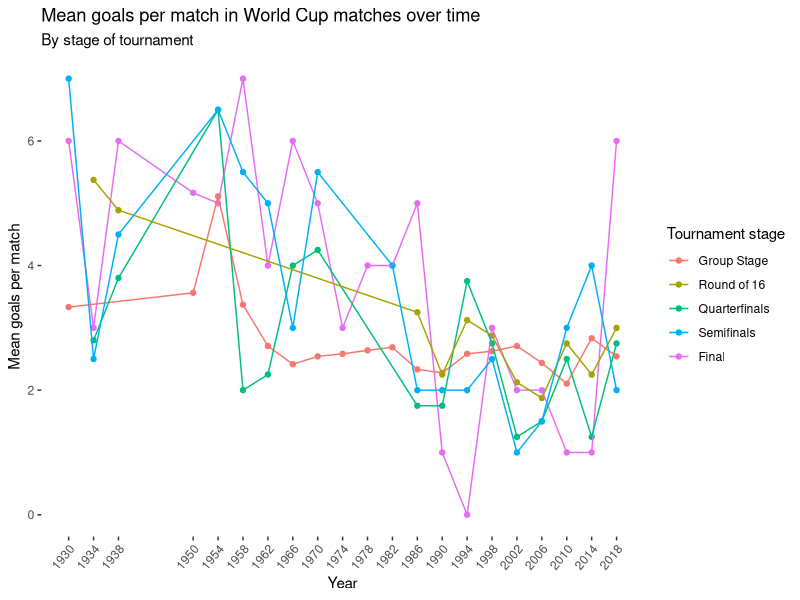
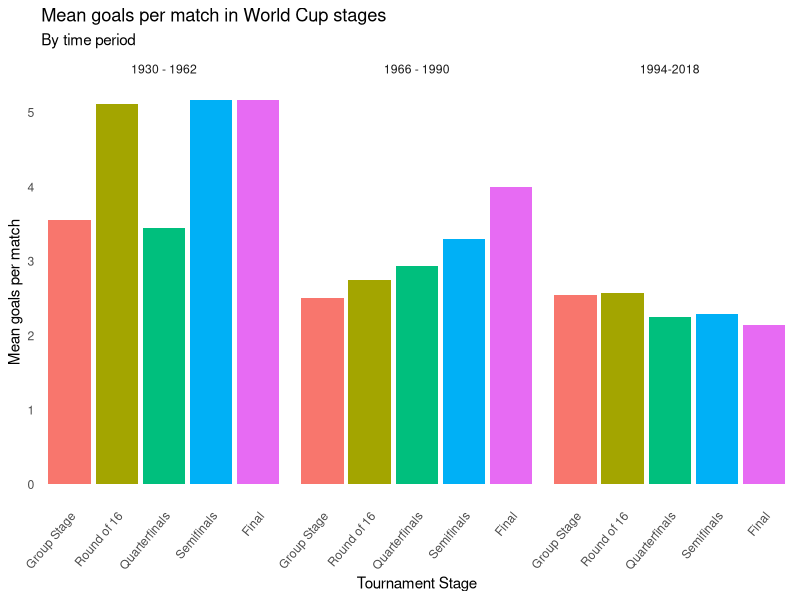
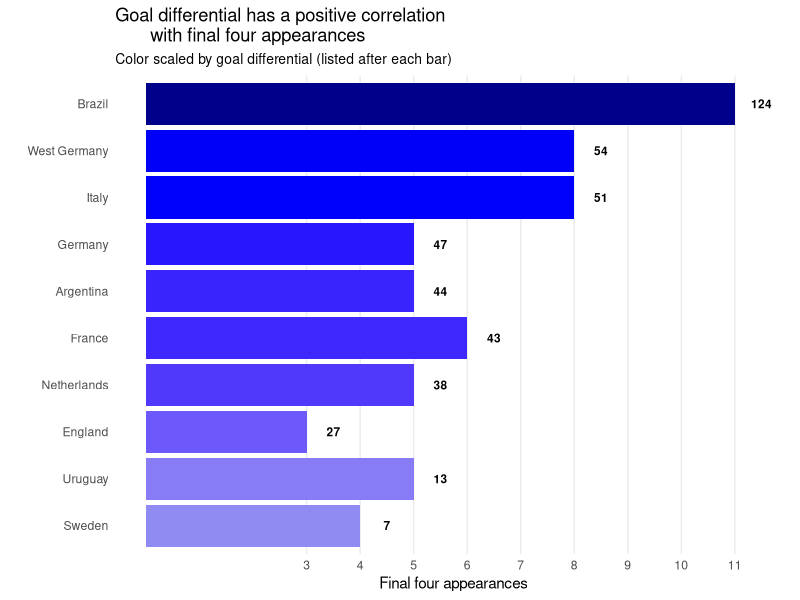
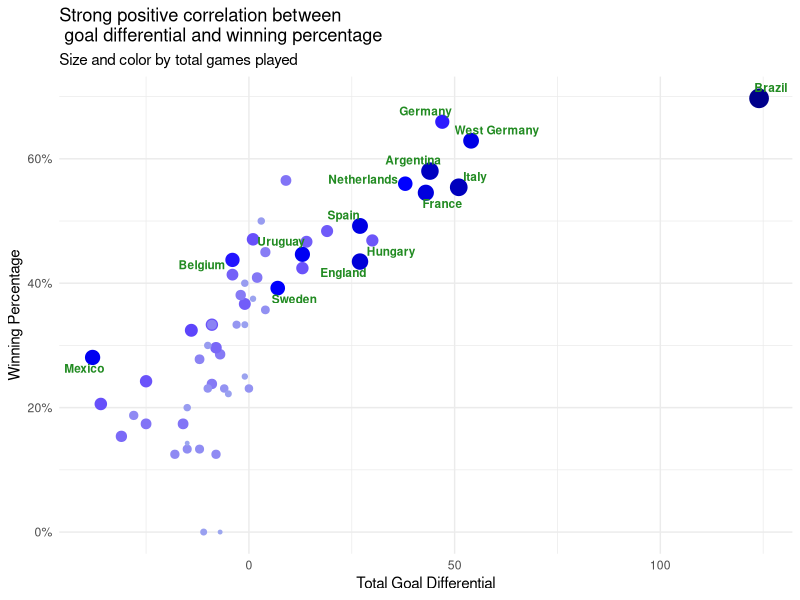

Here is the R script that generated these plots, in order:
## ---- chunk 1
#| label: load-packages
#| include: false

# Add any additional packages you need to this chunk
# Remove any packages from this list that you're not using

library(tidyverse)
library(dplyr)
library(stringr)
library(ggrepel)
library(scales)
## ---- chunk 2
#| label: setup
#| include: false

# For better figure resolution
knitr::opts_chunk$set(
  fig.retina = 3, 
  dpi = 300, 
  fig.width = 6, 
  fig.asp = 0.618, 
  out.width = "70%"
  )
## ---- chunk 3
#| label: load-data
#| include: false
#| message: false

matches <- read.csv("data/wcmatches.csv")
wc <- read.csv("data/worldcups.csv")
## ---- chunk 4
#| label: q1-pres-1
#| echo: false
#| fig-cap: Figure 1
matches_q1 <- matches %>%
  filter(stage != "Third place") |> #Third place game dropped from analysis due to teams lacking competitive edge
  mutate(
    stage = if_else(
      str_detect(stage, "Group"),
      "Group Stage",
      if_else(str_detect(stage, "Final"), "Final", stage)
    ),
    total_score = home_score + away_score
  ) |>
  mutate(year_group = if_else(
    year <= 1962,
    "1930 - 1962",
    if_else(year <= 1990, "1966 - 1990", "1994-2018")
  ))

matches_q1 |>
  group_by(year, stage) |>
  summarize(goals = mean(total_score)) |>
  ggplot(aes(x = year, y = goals, color = stage)) +
  geom_point() +
  geom_line() +
  theme(
    panel.grid.major = element_blank(),
    panel.grid.minor = element_blank(),
    panel.background = element_blank()
  ) +
  theme(axis.text.x = element_text(
    angle = 50,
    vjust = 1,
    hjust = 1
  )) +
  scale_x_continuous(
    breaks = c(
      1930,
      1934,
      1938,
      1950,
      1954,
      1958,
      1962,
      1966,
      1970,
      1974,
      1978,
      1982,
      1986,
      1990,
      1994,
      1998,
      2002,
      2006,
      2010,
      2014,
      2018
    ),
    labels = c(
      "1930",
      "1934",
      "1938",
      "1950",
      "1954",
      "1958",
      "1962",
      "1966",
      "1970",
      "1974",
      "1978",
      "1982",
      "1986",
      "1990",
      "1994",
      "1998",
      "2002",
      "2006",
      "2010",
      "2014",
      "2018"
    )
  ) +
  theme(legend.key = element_rect(fill = "white", color = NA)) +
  scale_color_discrete(limits = c(
    "Group Stage",
    "Round of 16",
    "Quarterfinals",
    "Semifinals",
    "Final"
  )) +
  labs(
    title = "Mean goals per match in World Cup matches over time",
    subtitle = "By stage of tournament",
    x = "Year",
    y = "Mean goals per match",
    color = "Tournament stage"
  )
## ---- chunk 5
#| label: q1-pres-2
#| echo: false
#| fig-cap: Figure 2

matches_q1 |>
  group_by(stage, year_group) |>
  summarize(goals = mean(total_score)) |>
  ggplot(aes(x = stage, y = goals, fill = stage)) +
  facet_wrap( ~ year_group) +
  geom_col() +
  theme_minimal() +
  theme(
    panel.grid.major = element_blank(),
    panel.grid.minor = element_blank(),
    panel.background = element_blank()
  ) +
  theme(axis.text.x = element_text(
    angle = 50,
    vjust = 1,
    hjust = 1
  )) +
  scale_fill_discrete(limits = c(
    "Group Stage",
    "Round of 16",
    "Quarterfinals",
    "Semifinals",
    "Final"
  )) +
  theme(legend.position = "none") +
  scale_x_discrete(limits = c(
    "Group Stage",
    "Round of 16",
    "Quarterfinals",
    "Semifinals",
    "Final"
  )) +
  labs(
    title = "Mean goals per match in World Cup stages",
    subtitle = "By time period",
    x = "Tournament Stage",
    y = "Mean goals per match",
    fill = "Tournament Stage"
  )
## ---- chunk 6
#| label: q2-pres-1
#| echo: false
#| fig-cap: Figure 3

matches_q2 <- matches |>
  # Pivot as described above so there's two rows for each game played
  pivot_longer(
    cols = c("home_team", "away_team"),
    names_to = "home_away",
    values_to = "team"
  ) |>
  # Add in goal differential
  mutate(
    goal_differential = if_else(
      home_away == "home_team",
      home_score - away_score,
      away_score - home_score
    ),
    won = if_else(winning_team == team, TRUE, FALSE, missing = FALSE)
  ) |>
  group_by(team) |>
  # Get total goal differential and calculate winning percentage
  summarise(
    total_goal_diff = sum(goal_differential),
    total_games = n(),
    win_perc = sum(won) / total_games
  ) |>
  mutate(team = if_else(team == "United States", "USA", team))


wc_q2 <- wc |>
  # Pivot so easy to group by number of appearances in top 4
  pivot_longer(
    cols = c("winner", "second", "third", "fourth"),
    names_to = "placement",
    values_to = "team"
  )

q2_data <- wc_q2 |>
  left_join(matches_q2, by = 'team')

q2_data |>
  group_by(team) |>
  summarise(appearances = n(), goal_diff = total_goal_diff) |>
  arrange(desc(appearances)) |>
  # Use unique to get only one row for each team that has the info we want to plot
  unique() |>
  # Only plot teams who have made more than one semifinal to not overcrowd the plot
  filter(appearances > 2) |>
  ggplot(aes(
    x = appearances,
    y = reorder(team, goal_diff),
    fill = goal_diff
  )) +
  geom_col(show.legend = FALSE) +
  labs(
    title = "Goal differential has a positive correlation
       with final four appearances",
    subtitle = "Color scaled by goal differential (listed after each bar)",
    x = "Final four appearances",
    y = ""
  ) +
  theme_minimal() +
  scale_fill_gradient2(
    low = "lightblue",
    mid = "blue",
    high = "darkblue",
    midpoint = 50
  ) +
  # Add in goal differential numbers
  geom_text(
    aes(x = appearances + 0.5, y = team, label = goal_diff),
    size = 3,
    color = "black",
    fontface = 'bold'
  ) +
  scale_x_continuous(
    breaks = c(3,
               4,
               5,
               6,
               7,
               8,
               9,
               10,
               11),
    labels = c("3",
               "4",
               "5",
               "6",
               "7",
               "8",
               "9",
               "10",
               "11")
  ) +
  theme(
    plot.subtitle = element_text(size = 10),
    panel.grid.minor = element_blank(),
    panel.grid.major.y = element_blank()
  )
## ---- chunk 7
#| label: q2-pres-2
#| echo: false
#| fig-cap: Figure 4

matches_q2 |>
  # Remove teams who have not played in at least two tournaments
  filter(total_games > 6) |>
  ggplot(aes(x=total_goal_diff, y=win_perc, size=total_games, color=total_games)) +
  geom_point(show.legend = FALSE) +
  geom_text_repel(aes(label=ifelse(total_games >= 40 | total_goal_diff >=25, team, "")), size=3, fontface='bold', color="forestgreen") +
  labs(title="Strong positive correlation between \n goal differential and winning percentage",
       x="Total Goal Differential",
       y="Winning Percentage",
       size="Total Games Played",
       subtitle="Size and color by total games played") +
  theme_minimal() +
  scale_color_gradient2(low = "lightblue", mid = "blue", high = "darkblue", midpoint = 50) +
  scale_y_continuous(labels = percent_format())
